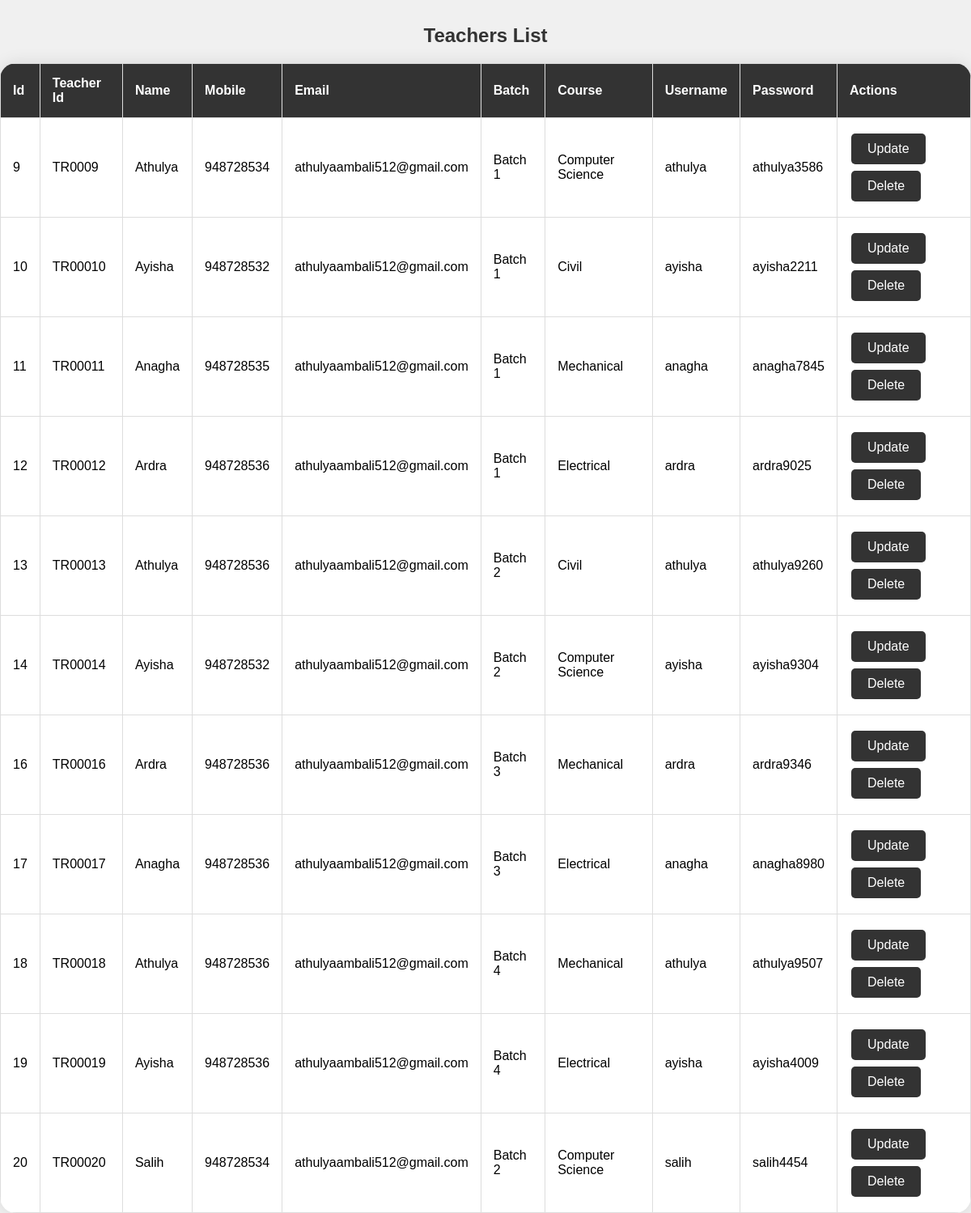
Page /viewteacher on the earlier database version.
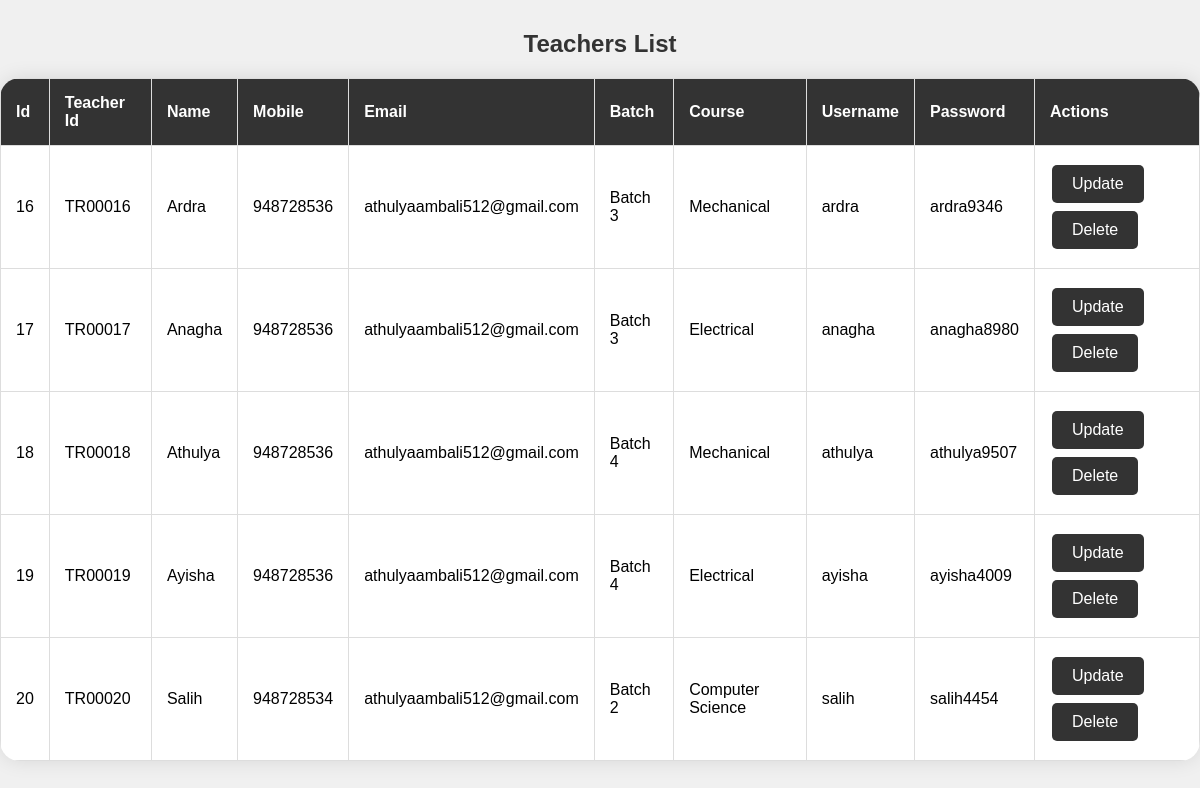
Same page on the later database version.
### adminapp/models.py (models this page shows, shortened)
class Teacher(AbstractBaseUser):
    name = models.CharField(max_length=30)
    username=models.CharField(max_length=30,null=True)
    password=models.CharField(max_length=30)
    mobile = models.CharField(max_length=20)
    email= models.EmailField(max_length=50)
    course=models.ForeignKey(Course,on_delete=models.CASCADE, related_name='course_teacher')
    batch=models.ForeignKey(Batch,on_delete=models.CASCADE,related_name='batch_teacher')
    country=models.ForeignKey(Country,on_delete=models.CASCADE,null=True,blank=True)
    state=models.ForeignKey(State,on_delete=models.CASCADE,null=True,blank=True)
    city=models.ForeignKey(City,on_delete=models.CASCADE,null=True,blank=True)
    image = models.ImageField(upload_to='media/images/', blank=True, null=True)
    USERNAME_FIELD = 'username'

class Batch(models.Model):
    batch=models.CharField(max_length=100)
    def __str__(self):
        return self.batch

class Course(models.Model):
    course_name=models.CharField(max_length=100)
    def __str__(self) -> str:
        return self.course_name

### adminapp/views.py (the view)
# urls.py: path('viewteacher',TeachersList.as_view(),name='view_teacher'),
class TeachersList(View):
    def get(self,request):
        teacher_obj=Teacher.objects.select_related('course','batch','country','state','city').all()
        return render(request,'teacher/view_teacher.html',{'teachers':teacher_obj})

### templates/teacher/view_teacher.html (shortened to what this page needs)
<!DOCTYPE html>
<html lang="en">
<head>
</head>
<body>
    <h2>Teachers List</h2>
    <table>
        <tr>
            <th>Id</th>
            <th>Teacher Id</th>
            <th>Name</th>
            <th>Mobile</th>
            <th>Email</th>
            <th>Batch</th>
            <th>Course</th>
            <th>Username</th>
            <th>Password</th>
            <th>Actions</th>
        </tr>
        {% for teacher in teachers %}
        <tr>
            <td>{{ teacher.id }}</td>
            <td>TR000{{ teacher.id }}</td>
            <td>{{ teacher.name }}</td>
            <td>{{ teacher.mobile }}</td>
            <td>{{ teacher.email }}</td>
            <td>{{ teacher.batch }}</td>
            <td>{{ teacher.course }}</td>
            <td>{{ teacher.username }}</td>
            <td>{{ teacher.password }}</td>
            <td>
                <a href="{% url 'update_teacher' teacher.id %}"><button>Update</button></a>
                <a href="{% url 'delete_teacher' teacher.id %}"><button>Delete</button></a>
            </td>
        </tr>
        {% endfor %}
    </table>
</body>
</html>

### templates/teacher/view_teacher.html (style rules this page uses)
body { font-family: Arial, sans-serif; background-color: #f0f0f0; margin: 0; padding: 0; }
h2 { color: #333; text-align: center; margin-top: 30px; }
table { width: 100%; border-collapse: collapse; margin-top: 20px; border-radius: 20px; overflow: hidden; box-shadow: 0 0 20px rgba(0, 0, 0, 0.1); }
th, td { border: 1px solid #ddd; padding: 15px; text-align: left; transition: background-color 0.3s ease; }
th { background-color: #333; color: #fff; font-weight: bold; }
td { background-color: #fff; }
button { background-color: #333; color: #fff; border: none; padding: 10px 20px; text-align: center; text-decoration: none; display: inline-block; font-size: 16px; margin: 4px 2px; cursor: pointer; border-radius: 5px; transition: background-color 0.3s ease; }
a { text-decoration: none; color: inherit; }

Differences in the rows shown:
removed Teacher: id "9", name "Athulya", mobile "948728534", email "athulyaambali512@gmail.com", batch "Batch 1", course "Computer Science", username "athulya", password "athulya3586"
removed Teacher: id "10", name "Ayisha", mobile "948728532", email "athulyaambali512@gmail.com", batch "Batch 1", course "Civil", username "ayisha", password "ayisha2211"
removed Teacher: id "11", name "Anagha", mobile "948728535", email "athulyaambali512@gmail.com", batch "Batch 1", course "Mechanical", username "anagha", password "anagha7845"
removed Teacher: id "12", name "Ardra", mobile "948728536", email "athulyaambali512@gmail.com", batch "Batch 1", course "Electrical", username "ardra", password "ardra9025"
removed Teacher: id "13", name "Athulya", mobile "948728536", email "athulyaambali512@gmail.com", batch "Batch 2", course "Civil", username "athulya", password "athulya9260"
removed Teacher: id "14", name "Ayisha", mobile "948728532", email "athulyaambali512@gmail.com", batch "Batch 2", course "Computer Science", username "ayisha", password "ayisha9304"
